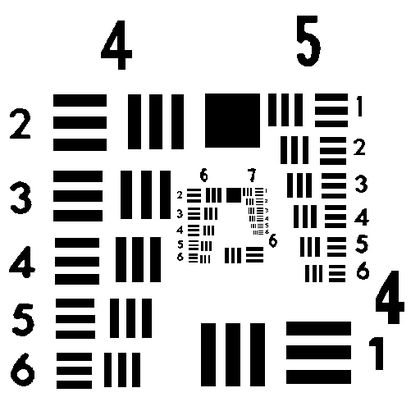
%> input picture pics/分辨率板_2.bmp, 420 x 420 px, shrunk from 512 x 512 before the run
$ octave Coherent_and_Incoherent_Imaging_Systems.m   (GNU Octave 9; MATLAB toolbox functions it lacks are replaced by stand-ins)
%> lines starting %> are read from the running program, lines starting %| are printed output that depends on the picture; in (x1, y1, x2, y2) boxes, pixels count from 0 and x2, y2 are one past the last pixel; in counts of white or black regions, pixels touching at a corner belong together; the program's own positions count from 1
Uo=imread('./pics/分辨率板_2.bmp');
%> Uo is the input picture: size 420x420 uint8; min 0, max 255, mean 204.8
Uo=double(Uo(:,:,1));
%> Uo: size 420x420 double
[c,r]=size(Uo);
%> c = 420; r = 420
lamda=6328e-10;
k=2*pi/lamda;
D=0.01;
f=0.4;
figure,imshow(Uo,[]);
L0=0.005;
d0=1.2;
di=d0*f/(d0-f);
cf=D/2/lamda/di;    %截止频率
Li=L0*di/d0;
kethi=linspace(-1/2/Li,1/2/Li,r).*r;
%> kethi = 420 values from -84000 to 84000
nenta=linspace(-1/2/Li,1/2/Li,c).*c;
%> nenta = 420 values from -84000 to 84000
[kethi,nenta]=meshgrid(kethi,nenta);
H=zeros(c,r);
for n=1:c
    for m=1:r
        if kethi(n,m)^2+nenta(n,m)^2<=cf^2
            H(n,m)=1;
        end
    end
end
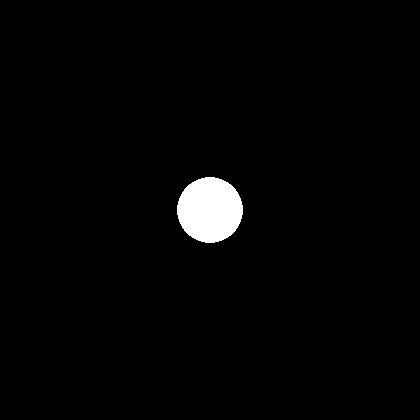
%> H: size 420x420 double; values 0 (black) and 1 (white), 1.9% white; 1 white region, box (x1, y1, x2, y2) and area: (177, 177, 243, 243) 3388
figure,surfl(H),shading interp,colormap(gray);title('相干传递函数CTF')
%> after `title('相干传递函数CTF')`:
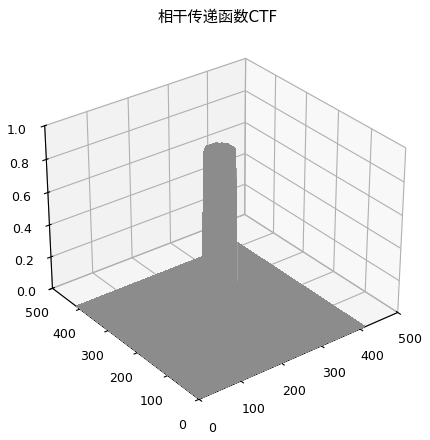
%> figure redrawn from the program's plot data
Gg=fftshift(fft2(Uo));
Gic=Gg.*H;
Uic=ifft2(Gic);
Iic=Uic.*conj(Uic);
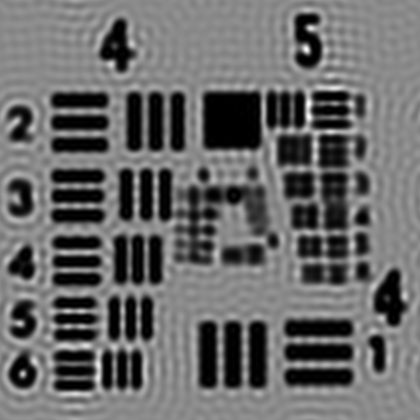
%> Iic: size 420x420 double; min 0.0479, max 119890.8, mean 49667.1; drawn with min black and max white
figure,imshow(Iic,[]),title('相干照明下像的光强分布')

%下面计算非相干成像
h=fftshift(fft2(H));
HH=abs(fftshift(fft2(h.*conj(h))));
OTF1=HH./max(max(HH));
figure,surfl(OTF1),shading interp,colormap(gray);title('光学传递函数')
%> after `title('光学传递函数')`:
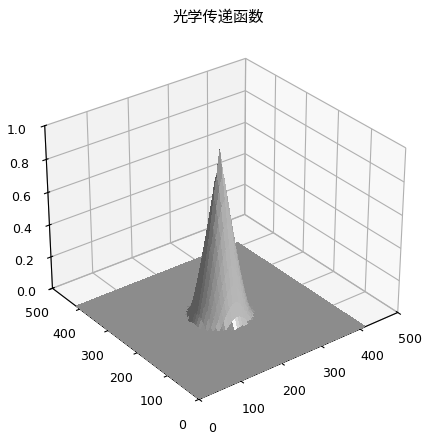
%> figure redrawn from the program's plot data

[phai,rou]=cart2pol(kethi,nenta);
OTF2=zeros(c,r);
for n=1:c
    for m=1:r
        if rou(n,m)<=2*cf
            OTF2(n,m)=2*(acos(rou(n,m)/2/cf)-rou(n,m)/2/cf.*sqrt(1-(rou(n,m)/2/cf).^2))/pi;
        end
    end
end
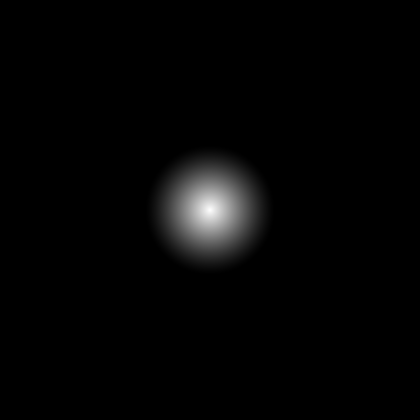
%> OTF2: size 420x420 double; min 0, max 0.986, mean 0.0192
figure,surfl(OTF2),shading interp,colormap(gray);title('算法2光学传递函数')

Gii1=Gg/(max(max(abs(Gg)))).*OTF1;
Iii1=abs(ifft2(Gii1));
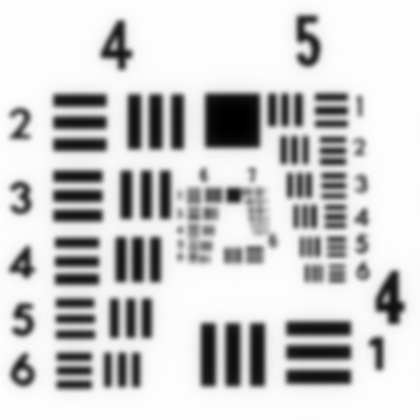
%> Iii1: size 420x420 double; min 2.58e-07, max 7.04e-06, mean 5.67e-06; drawn with min black and max white
figure,imshow(Iii1,[]),title('OTF1得到非相干照明成像'),colormap(gray)

$ run again, with pics/分辨率板_1.bmp copied over pics/分辨率板_2.bmp
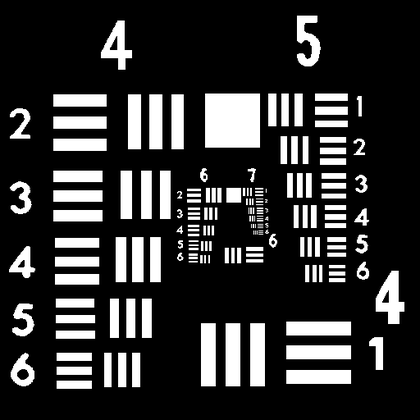
%> input picture pics/分辨率板_1.bmp, 420 x 420 px, shrunk from 512 x 512 before the run
%> Uo is the input picture: size 420x420 uint8; min 0, max 255, mean 50.2
%> Uo: size 420x420 double
%> `Iic=Uic.*conj(Uic);`:
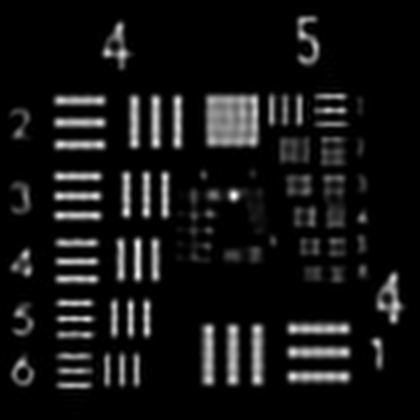
%> Iic: size 420x420 double; min 4.99e-05, max 122960.7, mean 10223.3; drawn with min black and max white
%> `Iii1=abs(ifft2(Gii1));`:
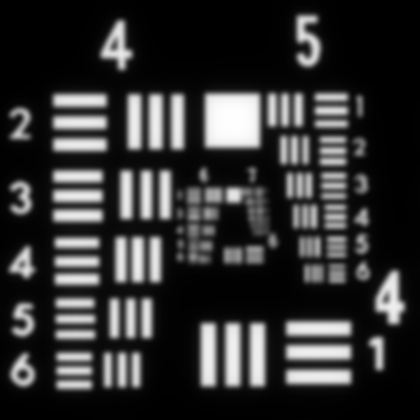
%> Iii1: size 420x420 double; min 8.97e-08, max 2.78e-05, mean 5.67e-06; drawn with min black and max white
